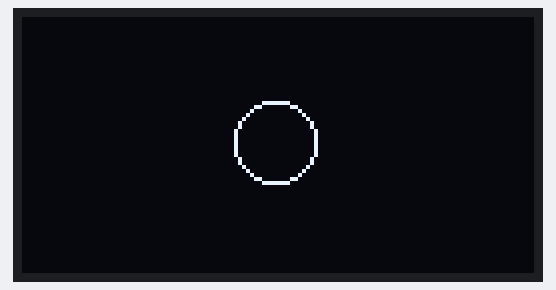
Bench run of a sketch on a simulated Arduino Uno, built with avr-gcc and run on an emulated ATmega328P. On the bench: 128×64 one-colour display. Random numbers use the default seed unless the sketch sets one.

Above: at 0.1 s.
At 4.38 s:
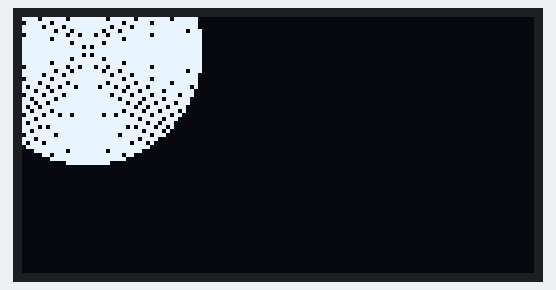
At 9.68 s:
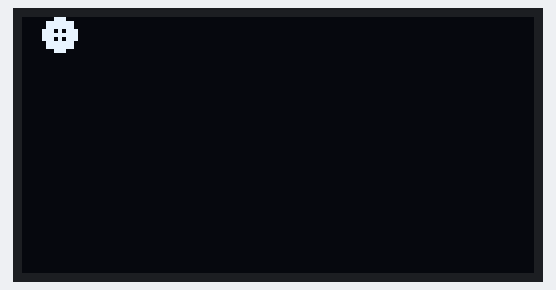
At 19.72 s:
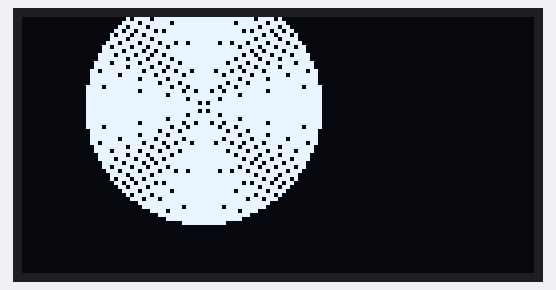
At 30.65 s:
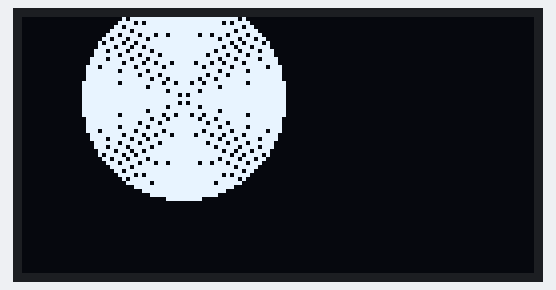
At 39.8 s:
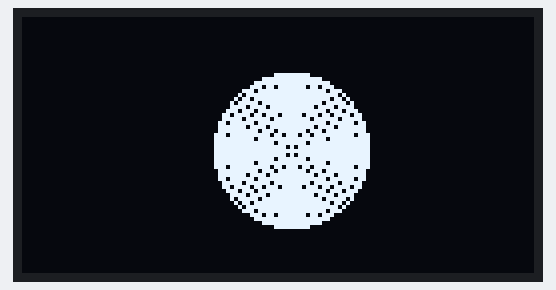

The sketch:

draw_circle.ino
```cpp
#include <Adafruit_GFX.h>
#include <Adafruit_SSD1306.h>

Adafruit_SSD1306 display(128, 64, &Wire, -1);
long randNumber;

void setup() {
  randomSeed(analogRead(0));
  if(!display.begin(SSD1306_SWITCHCAPVCC, 0x3C)) {
    Serial.println(F("SSD1306 allocation failed"));
  }

  display.clearDisplay();
  display.drawCircle(63, 31, 10, WHITE);
  display.display();

}

void loop() {
  randNumber = random(0, 128);
  for(int i=0; i<30; i++)
  {
      display.drawCircle(randNumber, randNumber/2, i, WHITE);
      display.display();
  }
  display.clearDisplay();
  display.display();
}
```
